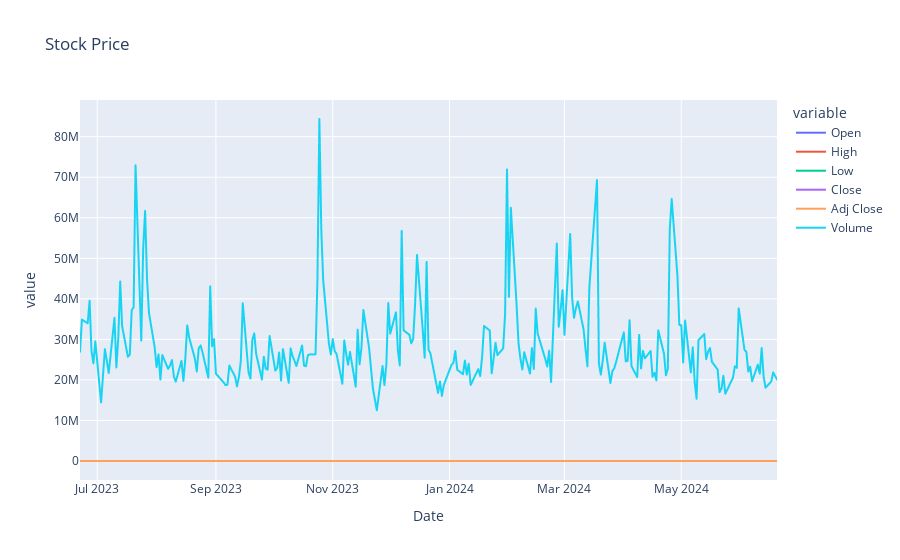

Notebook code cell kept with this figure:
### Code cell
# make a plot on plotly
fig = px.line(df, x='Date', y=df.columns, title='Stock Price')
fig.show()

### Figure 1 — Plotly figure (JSON) as saved in the notebook; plotly's stock layout.template omitted (floating-point values rounded to 4 significant figures; data arrays with more than 128 entries replaced by an {"elided": "..."} marker saying what was removed)
{"data": [{"hovertemplate": "variable=Open<br>Date=%{x}<br>value=%{y}<extra></extra>", "legendgroup": "Open", "line": {"color": "#636efa", "dash": "solid"}, "marker": {"symbol": "circle"}, "mode": "lines", "name": "Open", "showlegend": true, "type": "scattergl", "x": {"elided": "251 str values"}, "xaxis": "x", "y": {"elided": "251 float values"}, "yaxis": "y"}, {"hovertemplate": "variable=High<br>Date=%{x}<br>value=%{y}<extra></extra>", "legendgroup": "High", "line": {"color": "#EF553B", "dash": "solid"}, "marker": {"symbol": "circle"}, "mode": "lines", "name": "High", "showlegend": true, "type": "scattergl", "x": {"elided": "251 str values"}, "xaxis": "x", "y": {"elided": "251 float values"}, "yaxis": "y"}, {"hovertemplate": "variable=Low<br>Date=%{x}<br>value=%{y}<extra></extra>", "legendgroup": "Low", "line": {"color": "#00cc96", "dash": "solid"}, "marker": {"symbol": "circle"}, "mode": "lines", "name": "Low", "showlegend": true, "type": "scattergl", "x": {"elided": "251 str values"}, "xaxis": "x", "y": {"elided": "251 float values"}, "yaxis": "y"}, {"hovertemplate": "variable=Close<br>Date=%{x}<br>value=%{y}<extra></extra>", "legendgroup": "Close", "line": {"color": "#ab63fa", "dash": "solid"}, "marker": {"symbol": "circle"}, "mode": "lines", "name": "Close", "showlegend": true, "type": "scattergl", "x": {"elided": "251 str values"}, "xaxis": "x", "y": {"elided": "251 float values"}, "yaxis": "y"}, {"hovertemplate": "variable=Adj Close<br>Date=%{x}<br>value=%{y}<extra></extra>", "legendgroup": "Adj Close", "line": {"color": "#FFA15A", "dash": "solid"}, "marker": {"symbol": "circle"}, "mode": "lines", "name": "Adj Close", "showlegend": true, "type": "scattergl", "x": {"elided": "251 str values"}, "xaxis": "x", "y": {"elided": "251 float values"}, "yaxis": "y"}, {"hovertemplate": "variable=Volume<br>Date=%{x}<br>value=%{y}<extra></extra>", "legendgroup": "Volume", "line": {"color": "#19d3f3", "dash": "solid"}, "marker": {"symbol": "circle"}, "mode": "lines", "name": "Volume", "showlegend": true, "type": "scattergl", "x": {"elided": "251 str values"}, "xaxis": "x", "y": {"elided": "251 int values"}, "yaxis": "y"}], "layout": {"legend": {"title": {"text": "variable"}, "tracegroupgap": 0}, "title": {"text": "Stock Price"}, "xaxis": {"anchor": "y", "domain": [0, 1], "title": {"text": "Date"}}, "yaxis": {"anchor": "x", "domain": [0, 1], "title": {"text": "value"}}}}
